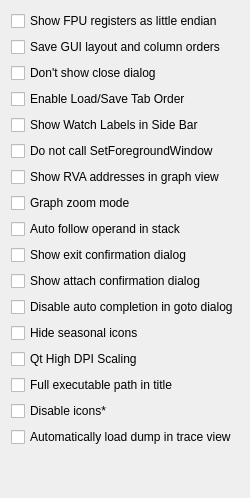
     <widget class="QWidget" name="tabGui">
      <attribute name="title">
       <string>GUI</string>
      </attribute>
      <layout class="QVBoxLayout" name="verticalLayout_11">
       <item>
        <widget class="QCheckBox" name="chkFpuRegistersLittleEndian">
         <property name="sizePolicy">
          <sizepolicy hsizetype="Preferred" vsizetype="Fixed">
           <horstretch>0</horstretch>
           <verstretch>0</verstretch>
          </sizepolicy>
         </property>
         <property name="text">
          <string>Show FPU registers as little endian</string>
         </property>
        </widget>
       </item>
       <item>
        <widget class="QCheckBox" name="chkSaveColumnOrder">
         <property name="text">
          <string>Save GUI layout and column orders</string>
         </property>
        </widget>
       </item>
       <item>
        <widget class="QCheckBox" name="chkNoCloseDialog">
         <property name="text">
          <string>Don't show close dialog</string>
         </property>
        </widget>
       </item>
       <item>
        <widget class="QCheckBox" name="chkSaveLoadTabOrder">
         <property name="text">
          <string>Enable Load/Save Tab Order</string>
         </property>
        </widget>
       </item>
       <item>
        <widget class="QCheckBox" name="chkSidebarWatchLabels">
         <property name="text">
          <string>Show Watch Labels in Side Bar</string>
         </property>
        </widget>
       </item>
       <item>
        <widget class="QCheckBox" name="chkNoForegroundWindow">
         <property name="text">
          <string>Do not call SetForegroundWindow</string>
         </property>
        </widget>
       </item>
       <item>
        <widget class="QCheckBox" name="chkShowGraphRva">
         <property name="text">
          <string>Show RVA addresses in graph view</string>
         </property>
        </widget>
       </item>
       <item>
        <widget class="QCheckBox" name="chkGraphZoomMode">
         <property name="text">
          <string>Graph zoom mode</string>
         </property>
        </widget>
       </item>
       <item>
        <widget class="QCheckBox" name="chkAutoFollowInStack">
         <property name="text">
          <string>Auto follow operand in stack</string>
         </property>
        </widget>
       </item>
       <item>
        <widget class="QCheckBox" name="chkShowExitConfirmation">
         <property name="text">
          <string>Show exit confirmation dialog</string>
         </property>
        </widget>
       </item>
       <item>
        <widget class="QCheckBox" name="chkShowAttachConfirmation">
         <property name="text">
          <string>Show attach confirmation dialog</string>
         </property>
        </widget>
       </item>
       <item>
        <widget class="QCheckBox" name="chkDisableAutoComplete">
         <property name="text">
          <string>Disable auto completion in goto dialog</string>
         </property>
        </widget>
       </item>
       <item>
        <widget class="QCheckBox" name="chkHideSeasonalIcons">
         <property name="text">
          <string>Hide seasonal icons</string>
         </property>
        </widget>
       </item>
       <item>
        <widget class="QCheckBox" name="chkQtHighDpiScaling">
         <property name="toolTip">
          <string>Disabling this option will tell Windows that x64dbg is DPI unaware. This might result in blurry results in some configurations.</string>
         </property>
         <property name="text">
          <string>Qt High DPI Scaling</string>
         </property>
        </widget>
       </item>
       <item>
        <widget class="QCheckBox" name="chkWindowLongPath">
         <property name="text">
          <string>Full executable path in title</string>
         </property>
        </widget>
       </item>
       <item>
        <widget class="QCheckBox" name="chkNoIcons">
         <property name="text">
          <string>Disable icons*</string>
         </property>
        </widget>
       </item>
       <item>
        <widget class="QCheckBox" name="chkAutoTraceDump">
         <property name="toolTip">
          <string>Dump in trace view consumes significant memory. It is used by many features in trace view that need to search for access to memory. If disabled, it will not be loaded by default. The user can always load the dump manually. Dump in already opened trace tabs are not disabled until you close them.</string>
         </property>
         <property name="text">
          <string>Automatically load dump in trace view</string>
         </property>
        </widget>
       </item>
       <item>
        <spacer name="verticalSpacerGUI">
         <property name="orientation">
          <enum>Qt::Vertical</enum>
         </property>
         <property name="sizeHint" stdset="0">
          <size>
           <width>20</width>
           <height>40</height>
          </size>
         </property>
        </spacer>
       </item>
      </layout>
     </widget>
